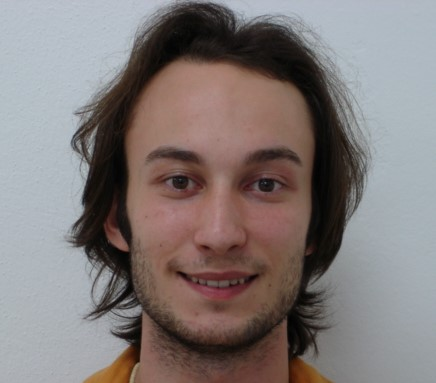
#> input picture images/test_imgs/cool_guy_face.jpg, 436 x 383 px
$ python my_fg_bg_detector.py
#> lines starting #> are read from the running program, lines starting #| are printed output that depends on the picture; after the words box and inside, x2 and y2 are one past the last pixel; in counts of white or black regions, pixels touching at a corner belong together
# -*- coding: utf-8 -*-
"""
Created on Thu Mar 25 00:53:44 2021

@author: Xianglun Xu

Email: xianglun918@gmail.com
"""
# Libraries
import cv2
# import collections
import numpy as np
from fc_logger import logger


np.set_printoptions(threshold=np.inf)


def my_fg_bg_detector(gray_img):
    """Use foreground / background difference to get the contour.

    Parameters
    ----------
    gray_img:
        Input should be a gray image.

    Returns
    -------
    sure_fg:
        Return the detected area. (Foreground.)
    """
    if len(gray_img.shape) > 2:
        raise ValueError("Input is not a gray image.")

    # gray = cv2.equalizeHist(gray)

    # OTSU thresholding
    ret, thresh = cv2.threshold(gray_img, 0, 255, cv2.THRESH_BINARY_INV + cv2.THRESH_OTSU)

    # opening = cv2.morphologyEx(thresh,cv2.MORPH_OPEN,kernel, iterations=2)
    closing = cv2.morphologyEx(thresh, cv2.MORPH_CLOSE, np.ones((3, 3), np.uint8), iterations=3)

    # Get sure background area
    # sure_bg = cv2.dilate(closing, kernel, iterations=3)
    sure_bg = closing

    # Get sure foreground area (dist_transform extracts the foreground)
    dist_transform = cv2.distanceTransform(sure_bg, cv2.DIST_L2, 3)

    # Threshold the dist_transform
    ret, sure_fg = cv2.threshold(dist_transform, 0.1 * dist_transform.max(), 255, 0)

    # Reverse and closing to gain the final result
    # sure_fg = np.ones(sure_fg.shape) * 255 - sure_fg
    sure_fg = cv2.morphologyEx(sure_fg, cv2.MORPH_CLOSE, cv2.getStructuringElement(cv2.MORPH_ELLIPSE, (30, 30)))

    # To make sure the image is not inverse, it happens when bg is brigter than fg

    if sure_fg[0][0] == 255:
        sure_fg = np.ones(sure_fg.shape) * 255 - sure_fg

    return sure_fg


############ Test code for direct view on effect of each step. #############

if __name__ == '__main__':

    roi = cv2.imread("../images/test_imgs/cool_guy_face.jpg")
#> roi is the input picture: shape (383, 436, 3); mean B, G, R 120.1, 121.2, 129.5
    gray = cv2.cvtColor(roi, cv2.COLOR_BGR2GRAY)
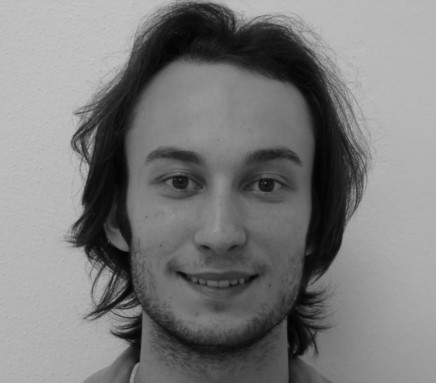
#> gray: shape (383, 436); min 0, max 198, mean 123.5
    # gray = cv2.equalizeHist(gray)
    _, mask1 = cv2.threshold(gray, 0, 255, cv2.THRESH_BINARY_INV + cv2.THRESH_OTSU)
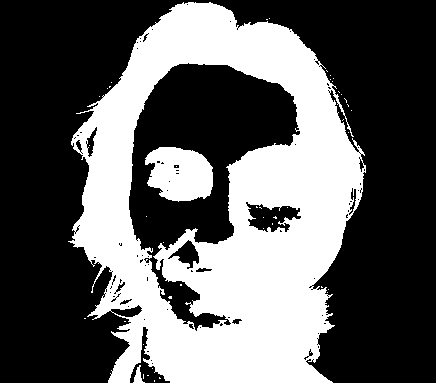
#> mask1: shape (383, 436); 37.5% white; 45 white regions (42 under 20 px), largest, box (x1, y1, x2, y2) and area: (68, 2, 366, 383) 59641, (145, 147, 213, 202) 2863, (133, 365, 145, 383) 100

    kernel = np.ones((3, 3), np.uint8)
    mask2 = cv2.morphologyEx(mask1, cv2.MORPH_CLOSE, kernel, iterations=3)
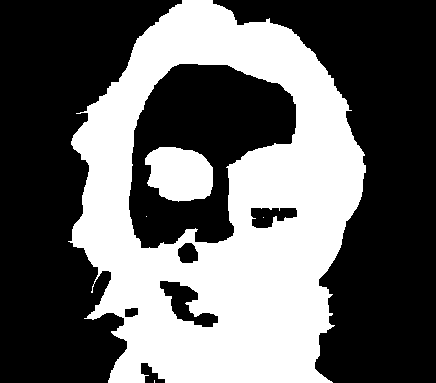
#> mask2: shape (383, 436); 39.5% white; 5 white regions (3 under 20 px), largest, box (x1, y1, x2, y2) and area: (68, 0, 366, 383) 62972, (145, 147, 213, 202) 2952

    mask3 = cv2.dilate(mask2, kernel, iterations=3)
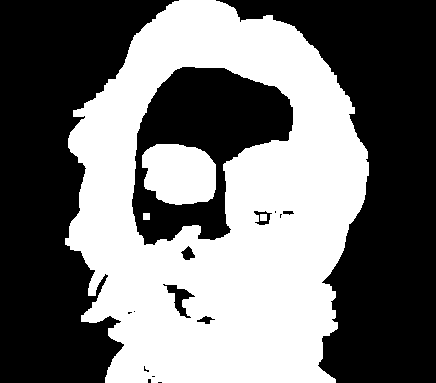
#> mask3: shape (383, 436); 45% white; 4 white regions, box (x1, y1, x2, y2) and area: (65, 0, 369, 383) 71327, (142, 144, 216, 205) 3750, (143, 213, 150, 220) 49, (260, 214, 267, 221) 49

    mask4 = cv2.distanceTransform(mask2, cv2.DIST_L2, 3)
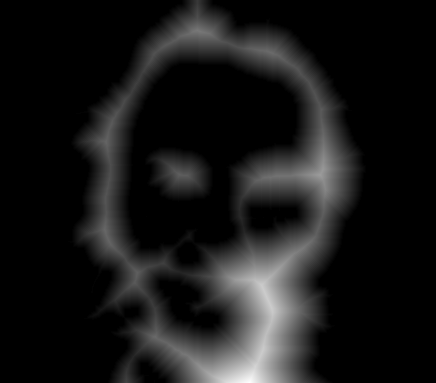
#> mask4: shape (383, 436) float32; min 0, max 68.81, mean 6.6; drawn with min black and max white

    # Threshold the dist_transform
    _, mask5 = cv2.threshold(mask4, 0.1 * mask4.max(), 255, 0)
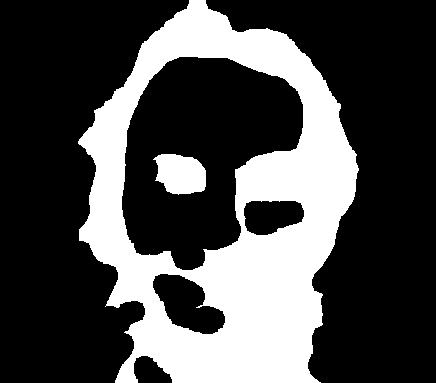
#> mask5: shape (383, 436) float32; 29.6% white; 2 white regions, box (x1, y1, x2, y2) and area: (78, 0, 359, 383) 47739, (153, 154, 206, 195) 1667

    while 1:
        cv2.imshow('1', mask1)
        cv2.imshow('2', mask2)
        cv2.imshow('3', mask3)
        cv2.imshow('4', mask4)
        cv2.imshow('5', mask5)
        cv2.imshow('sure_fg', my_fg_bg_detector(gray))
#> in my_fg_bg_detector, `ret, thresh = cv2.threshold(gray_img, 0, 255, cv2.THRESH_BINARY_INV + ..`: ret = 110
#> in my_fg_bg_detector, `ret, sure_fg = cv2.threshold(dist_transform, 0.1 * dist_transform.max(..`: ret = 6.88
#> in my_fg_bg_detector, `sure_fg = cv2.morphologyEx(sure_fg, cv2.MORPH_CLOSE, cv2.getStructurin..`:
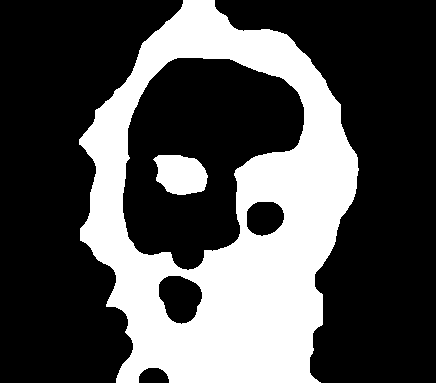
#> sure_fg: shape (383, 436) float32; 31.5% white; 2 white regions, box (x1, y1, x2, y2) and area: (79, 0, 359, 383) 50884, (153, 155, 208, 195) 1690

        k = cv2.waitKey(1) & 0xff
#> (key Esc is pressed here)
        if k == 27:
            # cv2.imwrite("canny_test_future.jpg", result)
            break
    cv2.destroyAllWindows()

$ run again, with images/test_imgs/6-1_face#0.jpg copied over images/test_imgs/cool_guy_face.jpg
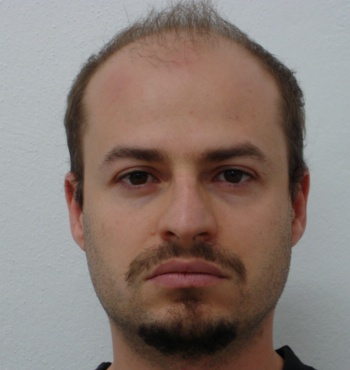
#> input picture images/test_imgs/6-1_face#0.jpg, 350 x 370 px
#> roi is the input picture: shape (370, 350, 3); mean B, G, R 115.7, 122.3, 137
#> `_, mask1 = cv2.threshold(gray, 0, 255, cv2.THRESH_BINARY_INV + cv2.THR..`:
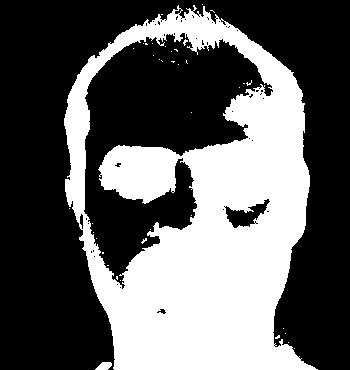
#> mask1: shape (370, 350); 37.6% white; 39 white regions (37 under 20 px), largest, box (x1, y1, x2, y2) and area: (64, 5, 318, 370) 48525, (95, 362, 112, 370) 97
#> mask2: shape (370, 350); 38.9% white; 10 white regions (9 under 20 px), largest, box (x1, y1, x2, y2) and area: (64, 4, 318, 370) 50391
#> mask3: shape (370, 350); 45.2% white; 5 white regions, box (x1, y1, x2, y2) and area: (61, 1, 321, 370) 58199, (150, 52, 166, 65) 127, (168, 58, 182, 68) 112, (183, 57, 191, 67) 76, (188, 109, 195, 116) 49
#> mask5: shape (370, 350) float32; 26.2% white; 5 white regions, box (x1, y1, x2, y2) and area: (97, 49, 302, 370) 30484, (107, 153, 169, 194) 1930, (136, 15, 234, 42) 1132, (72, 95, 82, 147) 257, (73, 179, 77, 202) 62
#> in my_fg_bg_detector, `ret, thresh = cv2.threshold(gray_img, 0, 255, cv2.THRESH_BINARY_INV + ..`: ret = 115
#> in my_fg_bg_detector, `ret, sure_fg = cv2.threshold(dist_transform, 0.1 * dist_transform.max(..`: ret = 8.54
#> in my_fg_bg_detector, `sure_fg = cv2.morphologyEx(sure_fg, cv2.MORPH_CLOSE, cv2.getStructurin..`:
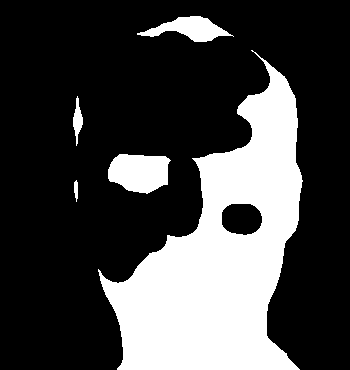
#> sure_fg: shape (370, 350) float32; 26.7% white; 5 white regions, box (x1, y1, x2, y2) and area: (98, 50, 303, 370) 31118, (108, 154, 171, 194) 1934, (137, 16, 234, 42) 1217, (73, 96, 83, 146) 253, (74, 180, 78, 202) 67

$ run again, with images/test_imgs/girl.jpg copied over images/test_imgs/cool_guy_face.jpg
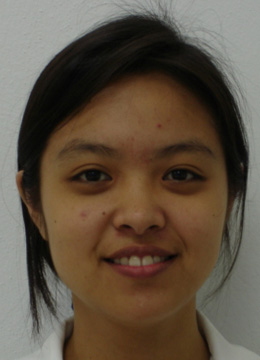
#> input picture images/test_imgs/girl.jpg, 260 x 360 px
#> roi is the input picture: shape (360, 260, 3); mean B, G, R 68, 83.1, 96.6
#> `_, mask1 = cv2.threshold(gray, 0, 255, cv2.THRESH_BINARY_INV + cv2.THR..`:
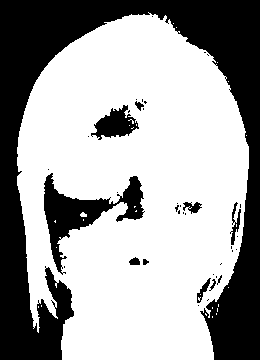
#> mask1: shape (360, 260); 63.8% white; 39 black regions (29 under 20 px), largest, box (x1, y1, x2, y2) and area: (0, 0, 260, 360) 29228, (44, 173, 145, 275) 3079, (91, 105, 139, 140) 867
#> mask2: shape (360, 260); 65.8% white; 6 black regions, box (x1, y1, x2, y2) and area: (0, 0, 260, 360) 28746, (44, 181, 109, 243) 2009, (97, 111, 131, 136) 668, (123, 177, 142, 206) 411, (126, 208, 140, 219) 129, (52, 248, 60, 259) 80
#> mask3: shape (360, 260); 71.5% white; 11 black regions (6 under 20 px), largest, box (x1, y1, x2, y2) and area: (0, 0, 260, 360) 24811, (47, 184, 106, 240) 1106, (100, 114, 128, 133) 350, (55, 286, 70, 321) 246, (126, 180, 139, 203) 159
#> mask5: shape (360, 260) float32; 54.5% white; 3 black regions, box (x1, y1, x2, y2) and area: (0, 0, 260, 360) 35500, (37, 170, 149, 266) 5539, (90, 104, 138, 143) 1525
#> in my_fg_bg_detector, `ret, thresh = cv2.threshold(gray_img, 0, 255, cv2.THRESH_BINARY_INV + ..`: ret = 97
#> in my_fg_bg_detector, `ret, sure_fg = cv2.threshold(dist_transform, 0.1 * dist_transform.max(..`: ret = 7.26
#> in my_fg_bg_detector, `sure_fg = cv2.morphologyEx(sure_fg, cv2.MORPH_CLOSE, cv2.getStructurin..`:
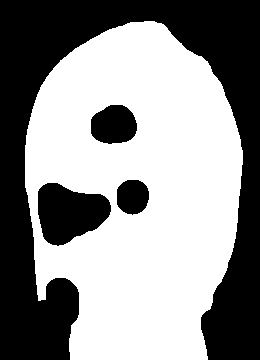
#> sure_fg: shape (360, 260) float32; 56.5% white; 4 black regions, box (x1, y1, x2, y2) and area: (0, 0, 260, 360) 35196, (38, 183, 111, 246) 3205, (91, 105, 137, 144) 1435, (117, 180, 149, 215) 909

$ run again, with images/test_imgs/girl_roi.jpg copied over images/test_imgs/cool_guy_face.jpg
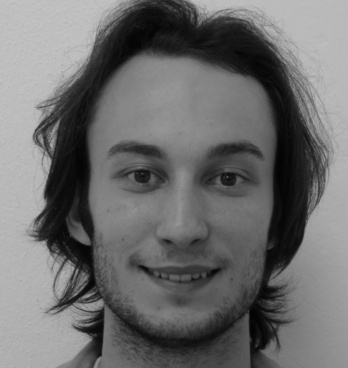
#> input picture images/test_imgs/girl_roi.jpg, 348 x 368 px
#> roi is the input picture: shape (368, 348, 3); min 1, max 198, mean 108.7
#> mask1: shape (368, 348); 42.6% white; 54 white regions (51 under 20 px), largest, box (x1, y1, x2, y2) and area: (31, 0, 328, 368) 51993, (108, 141, 174, 195) 2341, (314, 132, 323, 146) 23
#> mask2: shape (368, 348); 44.8% white; 11 white regions (9 under 20 px), largest, box (x1, y1, x2, y2) and area: (31, 0, 328, 368) 54793, (108, 141, 174, 195) 2572
#> mask3: shape (368, 348); 52.6% white; 9 black regions (4 under 20 px), largest, box (x1, y1, x2, y2) and area: (0, 0, 130, 368) 22170, (192, 0, 348, 368) 18815, (93, 60, 263, 321) 18183, (209, 195, 265, 230) 1317, (104, 339, 123, 368) 242
#> mask5: shape (368, 348) float32; 34.8% white; 4 white regions (1 under 20 px), largest, box (x1, y1, x2, y2) and area: (38, 0, 322, 368) 42981, (118, 146, 169, 189) 1544, (131, 256, 144, 269) 87
#> in my_fg_bg_detector, `ret, thresh = cv2.threshold(gray_img, 0, 255, cv2.THRESH_BINARY_INV + ..`: ret = 101
#> in my_fg_bg_detector, `ret, sure_fg = cv2.threshold(dist_transform, 0.1 * dist_transform.max(..`: ret = 5.26
#> in my_fg_bg_detector, `sure_fg = cv2.morphologyEx(sure_fg, cv2.MORPH_CLOSE, cv2.getStructurin..`:
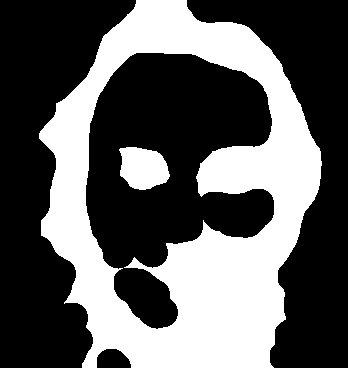
#> sure_fg: shape (368, 348) float32; 37.1% white; 2 white regions, box (x1, y1, x2, y2) and area: (39, 0, 322, 368) 45811, (119, 147, 170, 190) 1668
